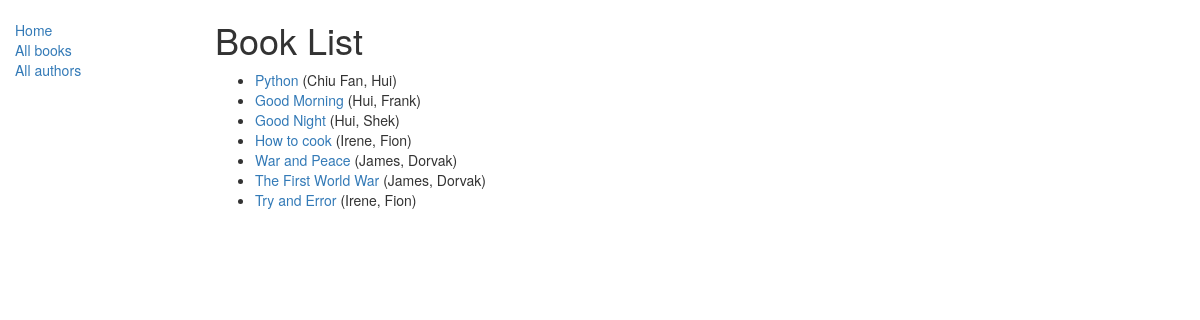
/catalog/books/, run on the app's committed database.
### catalog/models.py (models this page shows, shortened)
class Book(models.Model):
    title = models.CharField(max_length=200)
    author = models.ForeignKey('Author', on_delete=models.SET_NULL, null=True)
    summary = models.TextField(max_length=1000, help_text="Enter a brief description of the book")
    isbn = models.CharField('ISBN',max_length=13, help_text='13 Character <a href="https://www.isbn-international.org/content/what-isbn">ISBN number</a>')
    genre = models.ManyToManyField(Genre, help_text="Select a genre for this book")
    due_back = models.DateTimeField(null=True, blank=True)
    payment = models.CharField(default = '',max_length=10)
    pub_date = models.DateTimeField(null=True, blank=True)
    def was_published_recently(self):
        now = timezone.now()
        return now - datetime.timedelta(days=1) <= self.pub_date <= now
    was_published_recently.admin_order_field = 'pub_date'
    was_published_recently.boolean = True
    was_published_recently.short_description = 'Published'
    def get_absolute_url(self):
        return reverse('book-detail', args=[str(self.id)])

class Author(models.Model):
    first_name = models.CharField(max_length=100)
    last_name = models.CharField(max_length=100)
    date_of_birth = models.DateField(null=True, blank=True)
    date_of_death = models.DateField('died', null=True, blank=True)
    def __str__(self):
        return '%s, %s' % (self.last_name, self.first_name)
    class Meta:
        ordering = ['last_name']

### catalog/views.py (the view, shortened to what this page needs)
class BookListView(generic.ListView):
    model = Book
    paginate_by = 10
    """
    def get_context_data(self, **kwargs):
        # Call the base implementation first to get a context
        context = super(BookListView, self).get_context_data(**kwargs)
        # Get the blog from id and add it to the context
        context['some_data'] = 'This is just some data'
        return context
    """
    """
    This is the most important line to return the booklist. Return 100 books
    """
    def get_queryset(self):
        return Book.objects.filter()[:100] # This is the most important line to return the booklist

### catalog/templates/catalog/book_list.html
{% extends "base_generic.html" %}
{% block content %}
    <h1>Book List</h1>
    {% if book_list %}
    <ul>
      {% for book in book_list %}
      <li>
        <a href="{{ book.get_absolute_url }}">{{ book.title }}</a> ({{ book.author }})
      </li>
      {% endfor %}
    </ul>
    {% else %}
      <p>There are no books in the library.</p>
    {% endif %}
{% endblock %}

### catalog/templates/base_generic.html (shortened to what this page needs)
<!DOCTYPE html>
<html lang="en">
<head>
  <link rel="stylesheet" href="https://maxcdn.bootstrapcdn.com/bootstrap/3.3.7/css/bootstrap.min.css">
  {% load static %}
  <link rel="stylesheet" href="{% static 'css/styles.css' %}">
</head>
<body>
  <div class="container-fluid">
    <div class="row">
      <div class="col-sm-2">
      {% block sidebar %}
      <ul class="sidebar-nav">
          <li><a href="{% url 'index' %}">Home</a></li>
          <li><a href="{% url 'books' %}">All books</a></li>
          <li><a href="{% url 'authors' %}">All authors</a></li>
      </ul>
     {% endblock %}
      </div>
      <div class="col-sm-10 ">
      {% block content %}{% endblock %}
      </div>
    </div>
  </div>
</body>
</html>

### catalog/static/css/styles.css (style rules this page uses)
.sidebar-nav { margin-top: 20px; padding: 0; list-style: none; }

### data on the page
Book: title "Python", author "Chiu Fan, Hui"
Book: title "Good Morning", author "Hui, Frank"
Book: title "Good Night", author "Hui, Shek"
Book: title "How to cook", author "Irene, Fion"
Book: title "War and Peace", author "James, Dorvak"
Book: title "The First World War", author "James, Dorvak"
Book: title "Try and Error", author "Irene, Fion"
